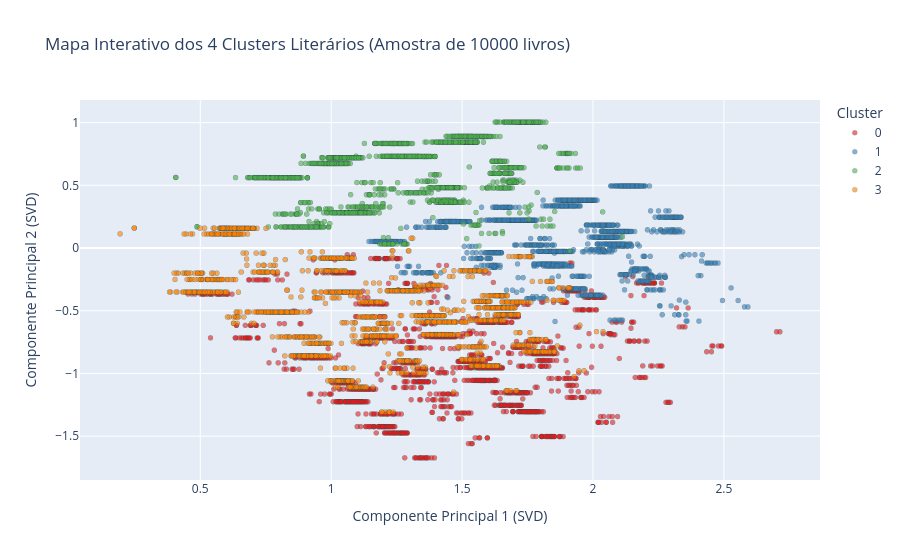

The notebook cell saved with this chart:
### Markdown cell above
## 6. Visualização 2D dos Clusters Literários (SVD)
Para mapear a estrutura multidimensional dos Clusters Literários (que foi treinada em uma matriz de 12 dimensões) no plano cartesiano, aplicamos o método **SVD (Singular Value Decomposition)** com 2 componentes.
Como nossa matriz de features é estritamente não-negativa (gêneros binários de 0 ou 1 e numéricos escalonados de 0 a 1), o SVD preserva a escala original não-negativa para o primeiro componente (variando de 0 a 2+).

### Code cell
from sklearn.decomposition import TruncatedSVD

# Aplicar TruncatedSVD para projetar as 12 features em 2D
svd_2d = TruncatedSVD(n_components=2, random_state=SEED)
X_svd = svd_2d.fit_transform(X_model)

# Salvar no dataframe original para exportação
df['svd_x'] = X_svd[:, 0]
df['svd_y'] = X_svd[:, 1]

print(f"Variância explicada pelos 2 primeiros componentes do SVD: {svd_2d.explained_variance_ratio_.sum() * 100:.2f}%")

# Criar DataFrame temporário para plotagem interativa (amostra de 10000 livros para performance)
df_plot = df.copy()
df_plot['Cluster'] = df_plot['cluster'].astype(str)
df_plot_sample = df_plot.sample(10000, random_state=SEED)

# Gráfico de dispersão interativo com Plotly Express (estilo padrão claro do Notebook 04)
fig_clusters = px.scatter(
    df_plot_sample, 
    x='svd_x', 
    y='svd_y', 
    color='Cluster', 
    hover_name='title',
    hover_data=['author', 'rating', 'pages'],
    title='Mapa Interativo dos 4 Clusters Literários (Amostra de 10000 livros)',
    category_orders={'Cluster': ['0', '1', '2', '3']},
    color_discrete_map={'0': '#e41a1c', '1': '#377eb8', '2': '#4daf4a', '3': '#ff7f00'},
    labels={'svd_x': 'Componente Principal 1 (SVD)', 'svd_y': 'Componente Principal 2 (SVD)'}
)

fig_clusters.update_traces(marker=dict(size=5, opacity=0.6, line=dict(width=0.3, color='DarkSlateGrey')))
fig_clusters.show()

### Figure 1 — Plotly figure (JSON) as saved in the notebook; plotly's stock layout.template omitted (floating-point values rounded to 4 significant figures; data arrays with more than 128 entries replaced by an {"elided": "..."} marker saying what was removed)
{"data": [{"customdata": {"elided": "1869x3 mixed values"}, "hovertemplate": "<b>%{hovertext}</b><br><br>Cluster=0<br>Componente Principal 1 (SVD)=%{x}<br>Componente Principal 2 (SVD)=%{y}<br>author=%{customdata[0]}<br>rating=%{customdata[1]}<br>pages=%{customdata[2]}<extra></extra>", "hovertext": {"elided": "1869 str values"}, "legendgroup": "0", "marker": {"color": "#e41a1c", "line": {"color": "DarkSlateGrey", "width": 0.3}, "opacity": 0.6, "size": 5, "symbol": "circle"}, "mode": "markers", "name": "0", "showlegend": true, "type": "scattergl", "x": {"elided": "1869 float values"}, "xaxis": "x", "y": {"elided": "1869 float values"}, "yaxis": "y"}, {"customdata": {"elided": "2384x3 mixed values"}, "hovertemplate": "<b>%{hovertext}</b><br><br>Cluster=1<br>Componente Principal 1 (SVD)=%{x}<br>Componente Principal 2 (SVD)=%{y}<br>author=%{customdata[0]}<br>rating=%{customdata[1]}<br>pages=%{customdata[2]}<extra></extra>", "hovertext": {"elided": "2384 str values"}, "legendgroup": "1", "marker": {"color": "#377eb8", "line": {"color": "DarkSlateGrey", "width": 0.3}, "opacity": 0.6, "size": 5, "symbol": "circle"}, "mode": "markers", "name": "1", "showlegend": true, "type": "scattergl", "x": {"elided": "2384 float values"}, "xaxis": "x", "y": {"elided": "2384 float values"}, "yaxis": "y"}, {"customdata": {"elided": "3557x3 mixed values"}, "hovertemplate": "<b>%{hovertext}</b><br><br>Cluster=2<br>Componente Principal 1 (SVD)=%{x}<br>Componente Principal 2 (SVD)=%{y}<br>author=%{customdata[0]}<br>rating=%{customdata[1]}<br>pages=%{customdata[2]}<extra></extra>", "hovertext": {"elided": "3557 str values"}, "legendgroup": "2", "marker": {"color": "#4daf4a", "line": {"color": "DarkSlateGrey", "width": 0.3}, "opacity": 0.6, "size": 5, "symbol": "circle"}, "mode": "markers", "name": "2", "showlegend": true, "type": "scattergl", "x": {"elided": "3557 float values"}, "xaxis": "x", "y": {"elided": "3557 float values"}, "yaxis": "y"}, {"customdata": {"elided": "2190x3 mixed values"}, "hovertemplate": "<b>%{hovertext}</b><br><br>Cluster=3<br>Componente Principal 1 (SVD)=%{x}<br>Componente Principal 2 (SVD)=%{y}<br>author=%{customdata[0]}<br>rating=%{customdata[1]}<br>pages=%{customdata[2]}<extra></extra>", "hovertext": {"elided": "2190 str values"}, "legendgroup": "3", "marker": {"color": "#ff7f00", "line": {"color": "DarkSlateGrey", "width": 0.3}, "opacity": 0.6, "size": 5, "symbol": "circle"}, "mode": "markers", "name": "3", "showlegend": true, "type": "scattergl", "x": {"elided": "2190 float values"}, "xaxis": "x", "y": {"elided": "2190 float values"}, "yaxis": "y"}], "layout": {"legend": {"title": {"text": "Cluster"}, "tracegroupgap": 0}, "title": {"text": "Mapa Interativo dos 4 Clusters Literários (Amostra de 10000 livros)"}, "xaxis": {"anchor": "y", "domain": [0, 1], "title": {"text": "Componente Principal 1 (SVD)"}}, "yaxis": {"anchor": "x", "domain": [0, 1], "title": {"text": "Componente Principal 2 (SVD)"}}}}
